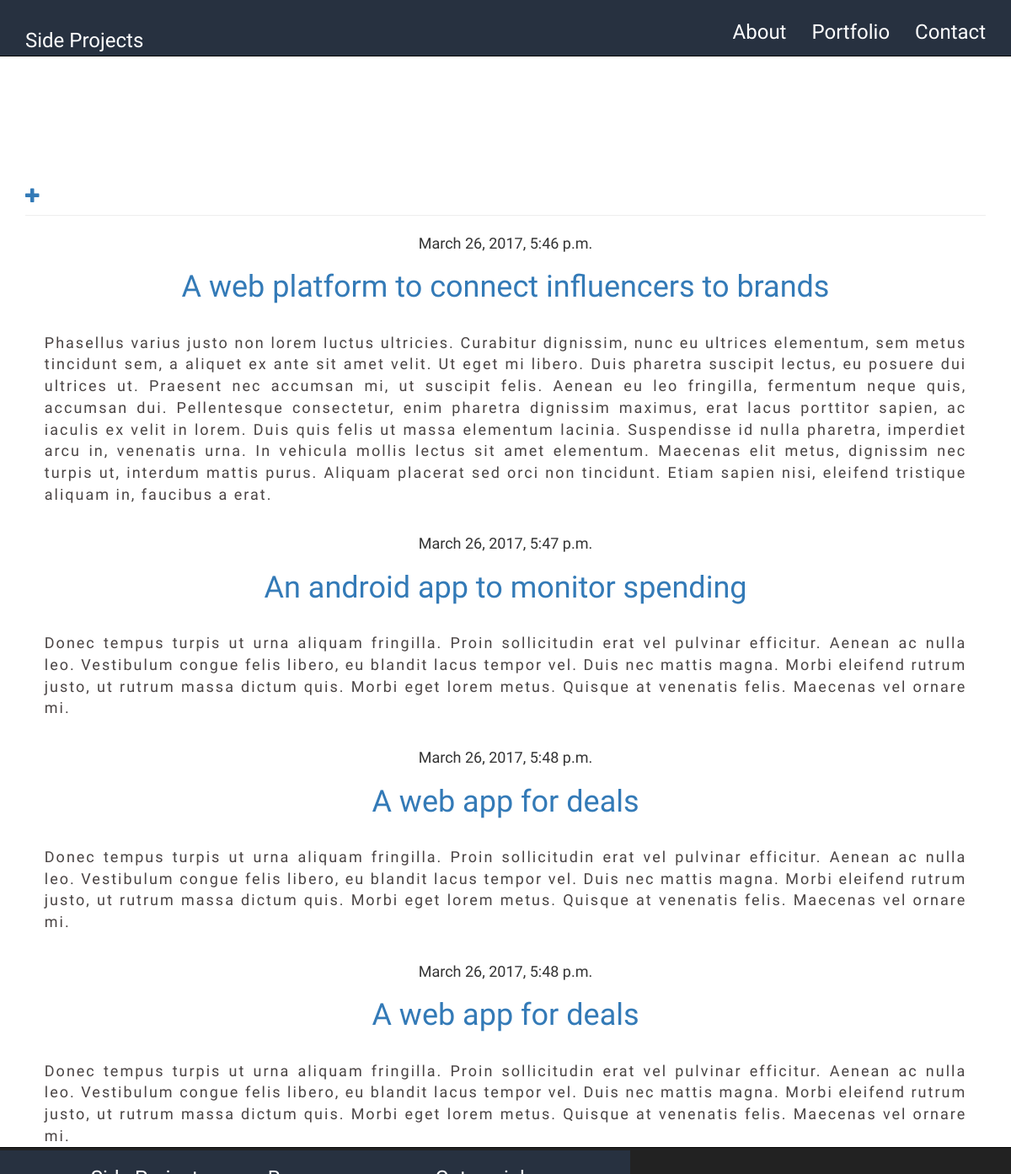
/project_list/, run on the app's committed database.
### projects/models.py (models this page shows)
class Project(models.Model):
    project_owner = models.ForeignKey('auth.User')
    project_title = models.CharField(max_length=50)
    short_pitch = models.TextField()
    created_date = models.DateTimeField(blank=True, null=True)

### projects/views.py (the view)
# urls.py: url(r'^project_list/$', views.project_list, name='project_list'),
def project_list(request):
    projects = Project.objects.all()
    return render(request, 'project_list.html', {'projects': projects})

### projects/templates/project_list.html
{% extends 'base.html' %}
{% block content %}
    <div class="container">
    <br><br><br><br><br><br><br>
        <div class="page-header">
            <a href="{% url 'project_new' %}" class="top-menu"><span class="glyphicon glyphicon-plus"></span></a>
        </div>
    </div>
    {% for project in projects %}
    <div class="container text-center">
        {{ project.created_date }}
            <h1><a href="{% url 'project_detail' pk=project.pk %}">{{ project.project_title }}</a></h1>
            <p>{{ project.short_pitch|linebreaksbr }}</p>
    </div>
    {% endfor %}
{% endblock %}

### projects/static/css/styles.css (style rules this page uses)
* { margin: 0; padding-top: 0; border: 0; }
body { font-family: 'Raleway', sans-serif; font-size: 18px; position: relative; background-color: #FFF; }
p { padding: 2%; color: #4A4444; text-align: justify; letter-spacing: 2px; }
.text-center { text-align: center; }

### data on the page
Project: created_date "March 26, 2017, 5:46 p.m.", project_title "A web platform to connect influencers to brands", short_pitch "Phasellus varius justo non lorem luctus ultricies. Curabitur dignissim, nunc eu ultrices elementum, sem metus tincidunt sem, a aliquet ex ante sit amet velit. Ut eget mi libero. Duis pharetra suscipit lectus, eu posuere dui ultrices ut. Praesent nec accumsan mi, ut suscipit felis. Aenean eu leo fringilla, fermentum neque quis, accumsan dui. Pellentesque consectetur, enim pharetra dignissim maximus, erat lacus porttitor sapien, ac iaculis ex velit in lorem. Duis quis felis ut massa elementum lacinia. Suspendisse id nulla pharetra, imperdiet arcu in, venenatis urna. In vehicula mollis lectus sit amet elementum. Maecenas elit metus, dignissim nec turpis ut, interdum mattis purus. Aliquam…"
Project: created_date "March 26, 2017, 5:47 p.m.", project_title "An android app to monitor spending", short_pitch "Donec tempus turpis ut urna aliquam fringilla. Proin sollicitudin erat vel pulvinar efficitur. Aenean ac nulla leo. Vestibulum congue felis libero, eu blandit lacus tempor vel. Duis nec mattis magna. Morbi eleifend rutrum justo, ut rutrum massa dictum quis. Morbi eget lorem metus. Quisque at venenatis felis. Maecenas vel ornare mi."
Project: created_date "March 26, 2017, 5:48 p.m.", project_title "A web app for deals", short_pitch "Donec tempus turpis ut urna aliquam fringilla. Proin sollicitudin erat vel pulvinar efficitur. Aenean ac nulla leo. Vestibulum congue felis libero, eu blandit lacus tempor vel. Duis nec mattis magna. Morbi eleifend rutrum justo, ut rutrum massa dictum quis. Morbi eget lorem metus. Quisque at venenatis felis. Maecenas vel ornare mi."
Project: created_date "March 26, 2017, 5:48 p.m.", project_title "A web app for deals", short_pitch "Donec tempus turpis ut urna aliquam fringilla. Proin sollicitudin erat vel pulvinar efficitur. Aenean ac nulla leo. Vestibulum congue felis libero, eu blandit lacus tempor vel. Duis nec mattis magna. Morbi eleifend rutrum justo, ut rutrum massa dictum quis. Morbi eget lorem metus. Quisque at venenatis felis. Maecenas vel ornare mi."
